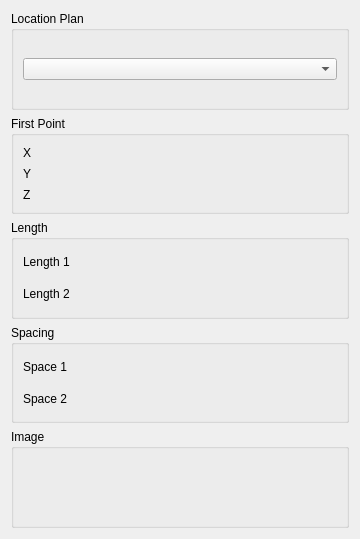
<?xml version="1.0" encoding="UTF-8"?>
<ui version="4.0">
 <class>SeismicLabGui::DlgGridPoints</class>
 <widget class="QWidget" name="SeismicLabGui::DlgGridPoints">
  <property name="geometry">
   <rect>
    <x>0</x>
    <y>0</y>
    <width>360</width>
    <height>539</height>
   </rect>
  </property>
  <property name="windowTitle">
   <string>Feature Parameters</string>
  </property>
  <property name="sizeGripEnabled" stdset="0">
   <bool>true</bool>
  </property>
  <layout class="QGridLayout" name="gridLayout">
   <item row="2" column="0">
    <widget class="QGroupBox" name="GroupBox5_3">
     <property name="title">
      <string>Length</string>
     </property>
     <layout class="QGridLayout" name="_3">
      <property name="leftMargin">
       <number>9</number>
      </property>
      <property name="topMargin">
       <number>9</number>
      </property>
      <property name="rightMargin">
       <number>9</number>
      </property>
      <property name="bottomMargin">
       <number>9</number>
      </property>
      <property name="spacing">
       <number>6</number>
      </property>
      <item row="2" column="0">
       <layout class="QHBoxLayout" name="horizontalLayout_3" stretch="0,0">
        <item>
         <widget class="QLabel" name="label_3">
          <property name="text">
           <string>Length 2</string>
          </property>
         </widget>
        </item>
        <item>
         <widget class="Gui::QuantitySpinBox" name="doubleSpinBox_Length2" native="true">
          <property name="keyboardTracking" stdset="0">
           <bool>false</bool>
          </property>
          <property name="value" stdset="0">
           <double>0.000000000000000</double>
          </property>
         </widget>
        </item>
       </layout>
      </item>
      <item row="1" column="0">
       <layout class="QHBoxLayout" name="horizontalLayout" stretch="0,0">
        <item>
         <widget class="QLabel" name="label">
          <property name="text">
           <string>Length 1</string>
          </property>
         </widget>
        </item>
        <item>
         <widget class="Gui::QuantitySpinBox" name="doubleSpinBox_Length1" native="true">
          <property name="keyboardTracking" stdset="0">
           <bool>false</bool>
          </property>
          <property name="value" stdset="0">
           <double>0.000000000000000</double>
          </property>
         </widget>
        </item>
       </layout>
      </item>
     </layout>
    </widget>
   </item>
   <item row="4" column="0">
    <widget class="QGroupBox" name="GroupBox5_4">
     <property name="title">
      <string>Spacing</string>
     </property>
     <layout class="QGridLayout" name="_5">
      <property name="leftMargin">
       <number>9</number>
      </property>
      <property name="topMargin">
       <number>9</number>
      </property>
      <property name="rightMargin">
       <number>9</number>
      </property>
      <property name="bottomMargin">
       <number>9</number>
      </property>
      <property name="spacing">
       <number>6</number>
      </property>
      <item row="1" column="0">
       <layout class="QHBoxLayout" name="horizontalLayout_6" stretch="0,0">
        <item>
         <widget class="QLabel" name="label_6">
          <property name="text">
           <string>Space 1</string>
          </property>
         </widget>
        </item>
        <item>
         <widget class="Gui::QuantitySpinBox" name="doubleSpinBox_Spacing1" native="true">
          <property name="keyboardTracking" stdset="0">
           <bool>false</bool>
          </property>
          <property name="value" stdset="0">
           <double>5000.000000000000000</double>
          </property>
         </widget>
        </item>
       </layout>
      </item>
      <item row="2" column="0">
       <layout class="QHBoxLayout" name="horizontalLayout_8" stretch="0,0">
        <item>
         <widget class="QLabel" name="label_7">
          <property name="text">
           <string>Space 2</string>
          </property>
         </widget>
        </item>
        <item>
         <widget class="Gui::QuantitySpinBox" name="doubleSpinBox_Spacing2" native="true">
          <property name="keyboardTracking" stdset="0">
           <bool>false</bool>
          </property>
          <property name="value" stdset="0">
           <double>5000.000000000000000</double>
          </property>
         </widget>
        </item>
       </layout>
      </item>
     </layout>
    </widget>
   </item>
   <item row="0" column="0">
    <widget class="QGroupBox" name="GroupBox5_6">
     <property name="title">
      <string>Location Plan</string>
     </property>
     <layout class="QGridLayout" name="_4">
      <property name="leftMargin">
       <number>9</number>
      </property>
      <property name="topMargin">
       <number>9</number>
      </property>
      <property name="rightMargin">
       <number>9</number>
      </property>
      <property name="bottomMargin">
       <number>9</number>
      </property>
      <property name="spacing">
       <number>6</number>
      </property>
      <item row="1" column="0">
       <layout class="QHBoxLayout" name="horizontalLayout_7" stretch="0">
        <item>
         <widget class="QComboBox" name="comboBox"/>
        </item>
       </layout>
      </item>
     </layout>
    </widget>
   </item>
   <item row="5" column="0">
    <widget class="QGroupBox" name="GroupBox5_5">
     <property name="title">
      <string>Image</string>
     </property>
     <layout class="QGridLayout" name="_6">
      <property name="leftMargin">
       <number>9</number>
      </property>
      <property name="topMargin">
       <number>9</number>
      </property>
      <property name="rightMargin">
       <number>9</number>
      </property>
      <property name="bottomMargin">
       <number>9</number>
      </property>
      <property name="spacing">
       <number>6</number>
      </property>
      <item row="1" column="0">
       <layout class="QHBoxLayout" name="horizontalLayout_9" stretch="0">
        <item>
         <widget class="QLabel" name="label_Image">
          <property name="text">
           <string/>
          </property>
         </widget>
        </item>
       </layout>
      </item>
     </layout>
    </widget>
   </item>
   <item row="1" column="0">
    <widget class="QGroupBox" name="GroupBox5_7">
     <property name="title">
      <string>First Point</string>
     </property>
     <layout class="QGridLayout" name="_7">
      <property name="leftMargin">
       <number>9</number>
      </property>
      <property name="topMargin">
       <number>9</number>
      </property>
      <property name="rightMargin">
       <number>9</number>
      </property>
      <property name="bottomMargin">
       <number>9</number>
      </property>
      <property name="spacing">
       <number>6</number>
      </property>
      <item row="1" column="0">
       <layout class="QHBoxLayout" name="horizontalLayout_10" stretch="0,0">
        <item>
         <widget class="QLabel" name="label_8">
          <property name="text">
           <string>X</string>
          </property>
         </widget>
        </item>
        <item>
         <widget class="Gui::QuantitySpinBox" name="doubleSpinBox_X" native="true">
          <property name="keyboardTracking" stdset="0">
           <bool>false</bool>
          </property>
          <property name="value" stdset="0">
           <double>5000.000000000000000</double>
          </property>
         </widget>
        </item>
       </layout>
      </item>
      <item row="2" column="0">
       <layout class="QHBoxLayout" name="horizontalLayout_11" stretch="0,0">
        <item>
         <widget class="QLabel" name="label_9">
          <property name="text">
           <string>Y</string>
          </property>
         </widget>
        </item>
        <item>
         <widget class="Gui::QuantitySpinBox" name="doubleSpinBox_Y" native="true">
          <property name="keyboardTracking" stdset="0">
           <bool>false</bool>
          </property>
          <property name="value" stdset="0">
           <double>5000.000000000000000</double>
          </property>
         </widget>
        </item>
       </layout>
      </item>
      <item row="3" column="0">
       <layout class="QHBoxLayout" name="horizontalLayout_12" stretch="0,0">
        <item>
         <widget class="QLabel" name="label_10">
          <property name="text">
           <string>Z</string>
          </property>
         </widget>
        </item>
        <item>
         <widget class="Gui::QuantitySpinBox" name="doubleSpinBox_Z" native="true">
          <property name="keyboardTracking" stdset="0">
           <bool>false</bool>
          </property>
          <property name="value" stdset="0">
           <double>5000.000000000000000</double>
          </property>
         </widget>
        </item>
       </layout>
      </item>
     </layout>
    </widget>
   </item>
  </layout>
 </widget>
 <customwidgets>
  <customwidget>
   <class>Gui::QuantitySpinBox</class>
   <extends>QWidget</extends>
   <header>Gui/QuantitySpinBox.h</header>
  </customwidget>
 </customwidgets>
 <tabstops>
  <tabstop>comboBox</tabstop>
 </tabstops>
 <resources/>
 <connections/>
</ui>
